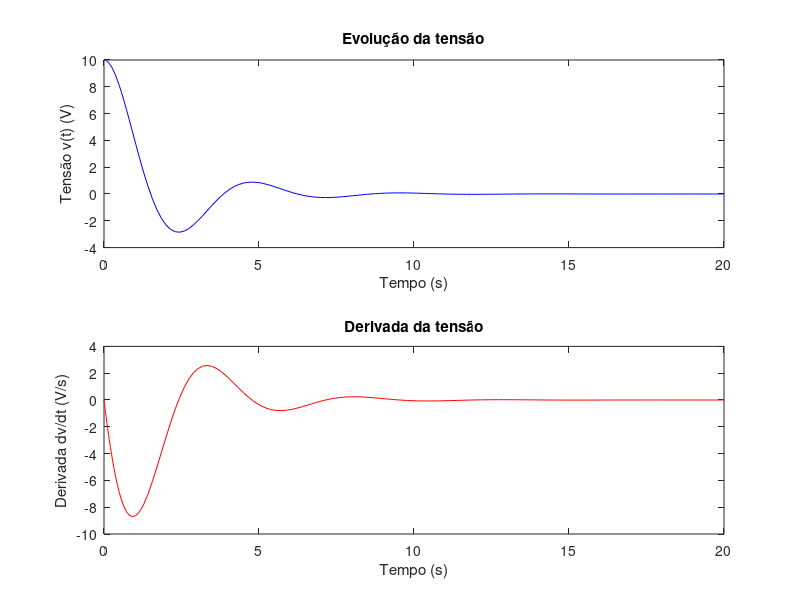

Reproduce this figure in MATLAB.
%% Q3
clc; clear; close all;
% q3.m
% Define o sistema de EDOs
% v''(t) + dv/dt + 2v = e^(-t)
% y(1) = v, y(2) = dv/dt
f = @(t, y) [y(2); exp(-t) - y(2) - 2*y(1)];

% Condições iniciais
y0 = [10; 0];

% Intervalo de tempo
tspan = [0 20];

% Resolução com ode45
[t, y] = ode45(f, tspan, y0);

% Gráficos
figure;
subplot(2,1,1);
plot(t, y(:,1), 'b');
xlabel('Tempo (s)');
ylabel('Tensão v(t) (V)');
title('Evolução da tensão');

subplot(2,1,2);
plot(t, y(:,2), 'r');
xlabel('Tempo (s)');
ylabel('Derivada dv/dt (V/s)');
title('Derivada da tensão');

